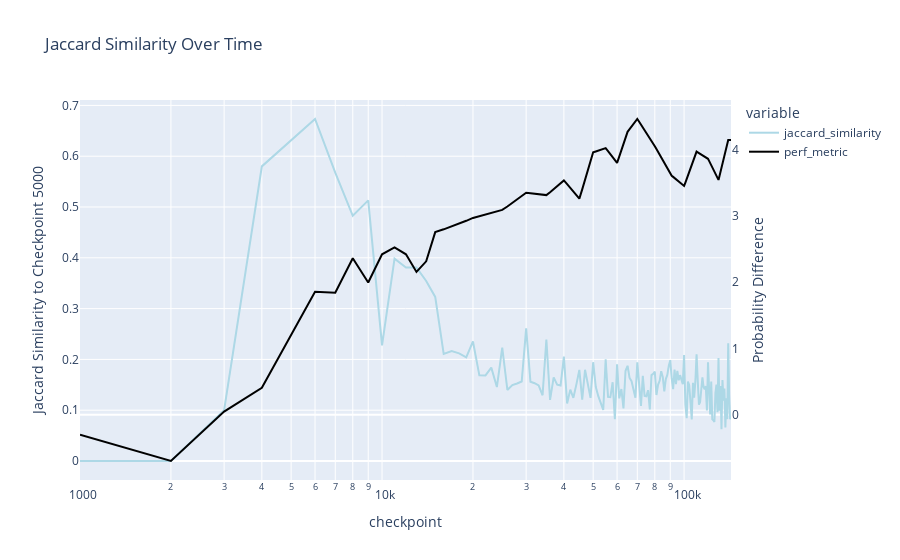

The notebook cell saved with this chart:
### Code cell
comparison_checkpoint = 5000

jaccard_reference_results = compute_jaccard_similarity_to_reference(df, comparison_checkpoint)

# Add a new column for the performance metric by mapping the checkpoint_2 values using the perf_metric_dict
jaccard_reference_results['perf_metric'] = jaccard_reference_results['checkpoint'].map(perf_metric_dict)

# Interpolate missing values
jaccard_reference_results['perf_metric'] = jaccard_reference_results['perf_metric'].interpolate(method='linear')

# plot jaccard similarity over time
fig = px.line(jaccard_reference_results, x='checkpoint', y=['jaccard_similarity'], title='Jaccard Similarity Over Time', log_x=True)

# Specify colors for each line
colors = {'jaccard_similarity': 'lightblue', 'perf_metric': 'black'}

# Update each trace with the specified color
for i, trace in enumerate(fig.data):
    fig.data[i].update(line=dict(color=colors[trace.name]))


fig.update_layout(
    yaxis2=dict(title="Probability Difference", overlaying="y", side="right", showgrid=False)
)
fig.add_trace(
    go.Scatter(x=jaccard_reference_results['checkpoint'], y=jaccard_reference_results['perf_metric'], name='perf_metric', mode='lines', yaxis='y2', line=dict(color=colors['perf_metric']))
)

# Optional: Update the layout if you need to adjust titles or other aesthetics
fig.update_layout(
    yaxis_title=f"Jaccard Similarity to Checkpoint {comparison_checkpoint}"
)

fig.show()

### Figure 1 — Plotly figure (JSON) as saved in the notebook; plotly's stock layout.template omitted (floating-point values rounded to 4 significant figures; data arrays with more than 128 entries replaced by an {"elided": "..."} marker saying what was removed)
{"data": [{"hovertemplate": "variable=jaccard_similarity<br>checkpoint=%{x}<br>value=%{y}<extra></extra>", "legendgroup": "jaccard_similarity", "line": {"color": "lightblue", "dash": "solid"}, "marker": {"symbol": "circle"}, "mode": "lines", "name": "jaccard_similarity", "orientation": "v", "showlegend": true, "type": "scatter", "x": {"elided": "142 int values"}, "xaxis": "x", "y": {"elided": "142 float values"}, "yaxis": "y"}, {"line": {"color": "black"}, "mode": "lines", "name": "perf_metric", "type": "scatter", "x": {"elided": "142 int values"}, "y": {"elided": "142 float values"}, "yaxis": "y2"}], "layout": {"legend": {"title": {"text": "variable"}, "tracegroupgap": 0}, "title": {"text": "Jaccard Similarity Over Time"}, "xaxis": {"anchor": "y", "domain": [0, 1], "title": {"text": "checkpoint"}, "type": "log"}, "yaxis": {"anchor": "x", "domain": [0, 1], "title": {"text": "Jaccard Similarity to Checkpoint 5000"}}, "yaxis2": {"overlaying": "y", "showgrid": false, "side": "right", "title": {"text": "Probability Difference"}}}}
